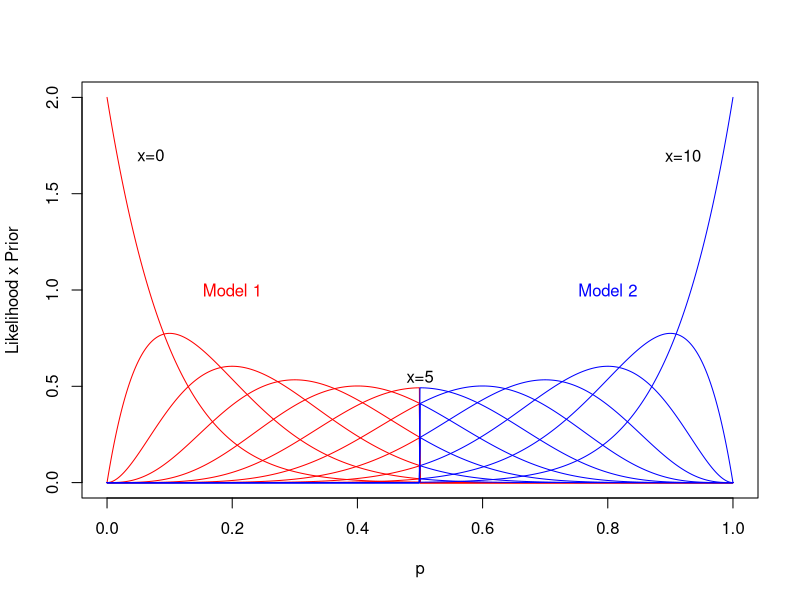

R code for this plot:
ntoss <- 10
x     <- 0:ntoss
nx    <- length(x)
dp    <- 0.001
p     <- seq(0.0,1.0,dp)
np    <- length(p)

numformat <- function(val) { sub("^(-?)0.", "\\1.", sprintf("%.3f", val)) }

prior1 <- function(p) if (p <  0.5) return(2.0) else return(0.0)
prior2 <- function(p) if (p >= 0.5) return(2.0) else return(0.0)
like1  <- function(x,p) return(dbinom(x,ntoss,p))
like2  <- function(x,p) return(dbinom(x,ntoss,p))
aprio1 <- 0.5
aprio2 <- 0.5

d1 <- matrix(ncol=nx,nrow=np)
d2 <- matrix(ncol=nx,nrow=np)

for (i in 1:np) {
  d1[i,] <- like1(x,p[i])*prior1(p[i]) 
  d2[i,] <- like2(x,p[i])*prior2(p[i]) 
}

evidence1 <- dp*colSums(d1)
evidence2 <- dp*colSums(d2)
bayes12   <- evidence1/evidence2

print(numformat(evidence1))
print(numformat(evidence2))
print(round(log10(bayes12),1))

plot(p,d1[,1],type='n', ylab="Likelihood x Prior")
lines(p,d1[,1], col='red')
for (i in 1:ntoss+1) lines(p,d1[,i], col='red')
for (i in 1:ntoss+1) lines(p,d2[,i], col='blue')
text(0.2,1.0,"Model 1", col='red',adj=0.5)
text(0.8,1.0,"Model 2", col='blue',adj=0.5)
text(0.07,1.7,"x=0",adj=0.5)
text(0.5 ,0.55,"x=5",adj=0.5)
text(0.92,1.7,"x=10",adj=0.5)

p1 <- vector(length=nx)
p2 <- vector(length=nx)
for (i in 1:11) {
  d     <- d1[,i]
  p1[i] <- p[d==max(d)]
  d     <- d2[,i]
  p2[i] <- p[d==max(d)]
}

print(round(p1,2))
print(round(p2,2))

